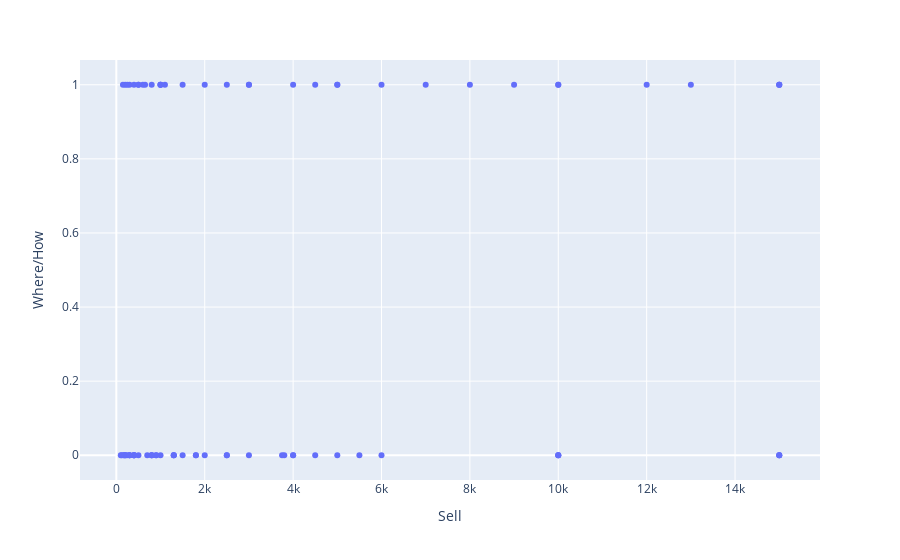

Notebook code for this chart:
### Code cell
import plotly.express as px
fig = px.scatter(fish, x="Sell", y="Where/How")
fig.show()

### Figure 1 — Plotly figure (JSON) as saved in the notebook; plotly's stock layout.template omitted (floating-point values rounded to 4 significant figures)
{"data": [{"hoverlabel": {"namelength": 0}, "hovertemplate": "Sell=%{x}<br>Where/How=%{y}", "legendgroup": "", "marker": {"color": "#636efa", "symbol": "circle"}, "mode": "markers", "name": "", "showlegend": false, "type": "scatter", "x": [200, 3000, 10000, 10000, 5000, 15000, 2500, 900, 400, 5000, 10000, 180, 1000, 300, 800, 3800, 1000, 650, 15000, 200, 160, 300, 240, 15000, 2500, 400, 120, 6000, 5500, 4500, 15000, 1300, 15000, 1300, 8000, 150, 300, 1800, 4000, 400, 6000, 2000, 2000, 10000, 500, 1500, 9000, 4000, 800, 200, 1800, 2500, 400, 1300, 250, 800, 4500, 3000, 3000, 600, 4000, 700, 12000, 400, 1000, 1100, 5000, 3750, 500, 15000, 10000, 1500, 1000, 900, 100, 800, 7000, 13000, 300, 500], "xaxis": "x", "y": [1, 0, 0, 0, 1, 1, 0, 0, 0, 1, 1, 0, 1, 0, 0, 0, 0, 1, 1, 0, 0, 1, 0, 0, 1, 0, 0, 0, 0, 1, 0, 0, 1, 0, 1, 1, 0, 0, 0, 0, 1, 0, 1, 1, 0, 0, 1, 1, 1, 0, 0, 0, 0, 0, 1, 0, 0, 1, 1, 1, 0, 0, 1, 1, 1, 1, 0, 0, 1, 0, 0, 1, 1, 0, 0, 0, 1, 1, 0, 1], "yaxis": "y"}], "layout": {"legend": {"tracegroupgap": 0}, "margin": {"t": 60}, "xaxis": {"anchor": "y", "domain": [0, 1], "title": {"text": "Sell"}}, "yaxis": {"anchor": "x", "domain": [0, 1], "title": {"text": "Where/How"}}}}
